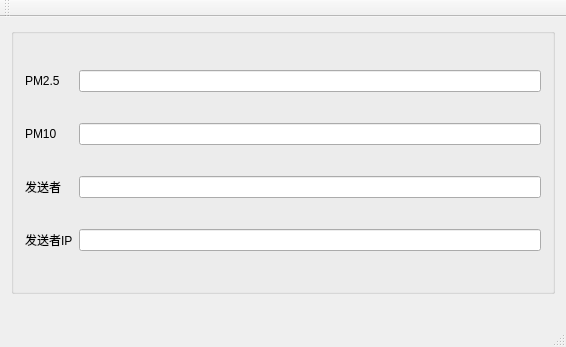
<?xml version="1.0" encoding="UTF-8"?>
<ui version="4.0">
 <class>MainWindow</class>
 <widget class="QMainWindow" name="MainWindow">
  <property name="geometry">
   <rect>
    <x>0</x>
    <y>0</y>
    <width>566</width>
    <height>347</height>
   </rect>
  </property>
  <property name="cursor">
   <cursorShape>ArrowCursor</cursorShape>
  </property>
  <property name="windowTitle">
   <string>扬尘设备数据查看</string>
  </property>
  <property name="iconSize">
   <size>
    <width>24</width>
    <height>24</height>
   </size>
  </property>
  <widget class="QWidget" name="centralWidget">
   <layout class="QVBoxLayout" name="verticalLayout_2" stretch="1,0">
    <item>
     <widget class="QGroupBox" name="groupBox">
      <property name="title">
       <string/>
      </property>
      <property name="alignment">
       <set>Qt::AlignLeading|Qt::AlignLeft|Qt::AlignVCenter</set>
      </property>
      <layout class="QGridLayout" name="gridLayout" columnstretch="0,0,0">
       <item row="2" column="2">
        <widget class="QLineEdit" name="lineEdit_PM10"/>
       </item>
       <item row="4" column="0">
        <widget class="QLabel" name="label_3">
         <property name="text">
          <string>发送者</string>
         </property>
        </widget>
       </item>
       <item row="2" column="0">
        <widget class="QLabel" name="label_2">
         <property name="text">
          <string>PM10</string>
         </property>
        </widget>
       </item>
       <item row="4" column="2">
        <widget class="QLineEdit" name="lineEdit_name"/>
       </item>
       <item row="0" column="0">
        <widget class="QLabel" name="label">
         <property name="baseSize">
          <size>
           <width>0</width>
           <height>2</height>
          </size>
         </property>
         <property name="lineWidth">
          <number>2</number>
         </property>
         <property name="text">
          <string>PM2.5</string>
         </property>
        </widget>
       </item>
       <item row="0" column="2">
        <widget class="QLineEdit" name="lineEdit_PM2l_5"/>
       </item>
       <item row="6" column="0">
        <widget class="QLabel" name="label_5">
         <property name="text">
          <string>发送者IP</string>
         </property>
        </widget>
       </item>
       <item row="6" column="2">
        <widget class="QLineEdit" name="lineEdit_ip">
         <property name="readOnly">
          <bool>false</bool>
         </property>
        </widget>
       </item>
      </layout>
     </widget>
    </item>
    <item>
     <layout class="QHBoxLayout" name="horizontalLayout">
      <item>
       <spacer name="horizontalSpacer_2">
        <property name="orientation">
         <enum>Qt::Horizontal</enum>
        </property>
        <property name="sizeHint" stdset="0">
         <size>
          <width>40</width>
          <height>20</height>
         </size>
        </property>
       </spacer>
      </item>
     </layout>
    </item>
   </layout>
  </widget>
  <widget class="QMenuBar" name="menuBar">
   <property name="geometry">
    <rect>
     <x>0</x>
     <y>0</y>
     <width>566</width>
     <height>23</height>
    </rect>
   </property>
  </widget>
  <widget class="QToolBar" name="mainToolBar">
   <attribute name="toolBarArea">
    <enum>TopToolBarArea</enum>
   </attribute>
   <attribute name="toolBarBreak">
    <bool>false</bool>
   </attribute>
  </widget>
  <widget class="QStatusBar" name="statusBar"/>
 </widget>
 <layoutdefault spacing="6" margin="11"/>
 <resources/>
 <connections/>
</ui>
